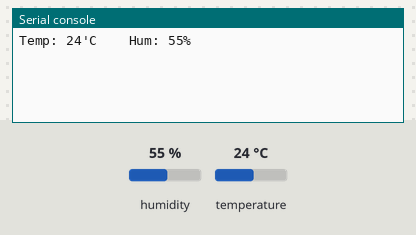
The program below on a simulated Raspberry Pi Pico running MicroPython. On the bench: the last lines printed to the serial console. The test bench sets the inputs (shaded band); at power-on: humidity 55 %, temperature 24 °C.

Above: at 1.2 s.
1.3 s: humidity set to 22 %
At 3.4 s:
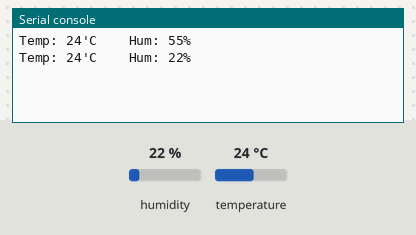
4.2 s: temperature set to 12 °C
At 5.8 s:
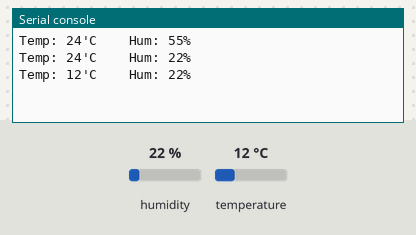
7.1 s: humidity set to 40 %
At 9.5 s:
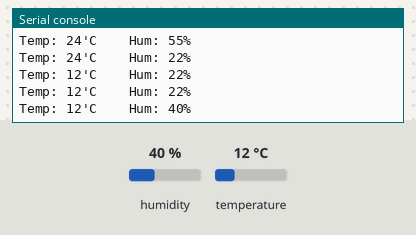
Timing chart, 0 to 11.0 s (numbered marks = the images above; inputs shaded):
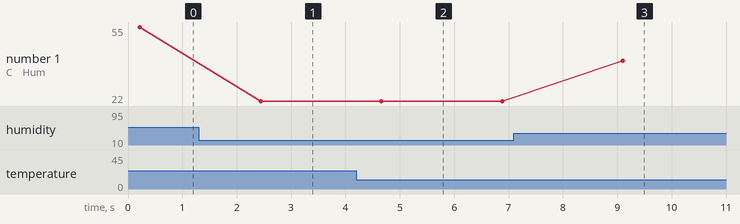

Measured:
- after the input at 1.3 s, the serial console: prints a new line after 1.1 s (image 1)
- after the input at 4.2 s, the serial console: prints a new line after 0.46 s (image 2)
- after the input at 7.1 s, the serial console: prints a new line after 2.0 s (image 3)
- plotted number 1: 55 → 22 after the input at 1.3 s, 22 → 40 after the input at 7.1 s

The program:

dht11test.py
```python
from machine import Pin
from DHT22 import DHT22
import utime

# DHT22 libray is available at
# https://github.com/danjperron/PicoDHT22

dht_sensor=DHT22(Pin(28,Pin.IN,Pin.PULL_UP),dht11=True)

while True:
    T,H = dht_sensor.read()
    if T is None:
        print(" sensor error")
    else:
        print("Temp: {}'C  \tHum: {}%".format(T,H))
    #DHT22 not responsive if delay to short
    utime.sleep_ms(2000)
```
